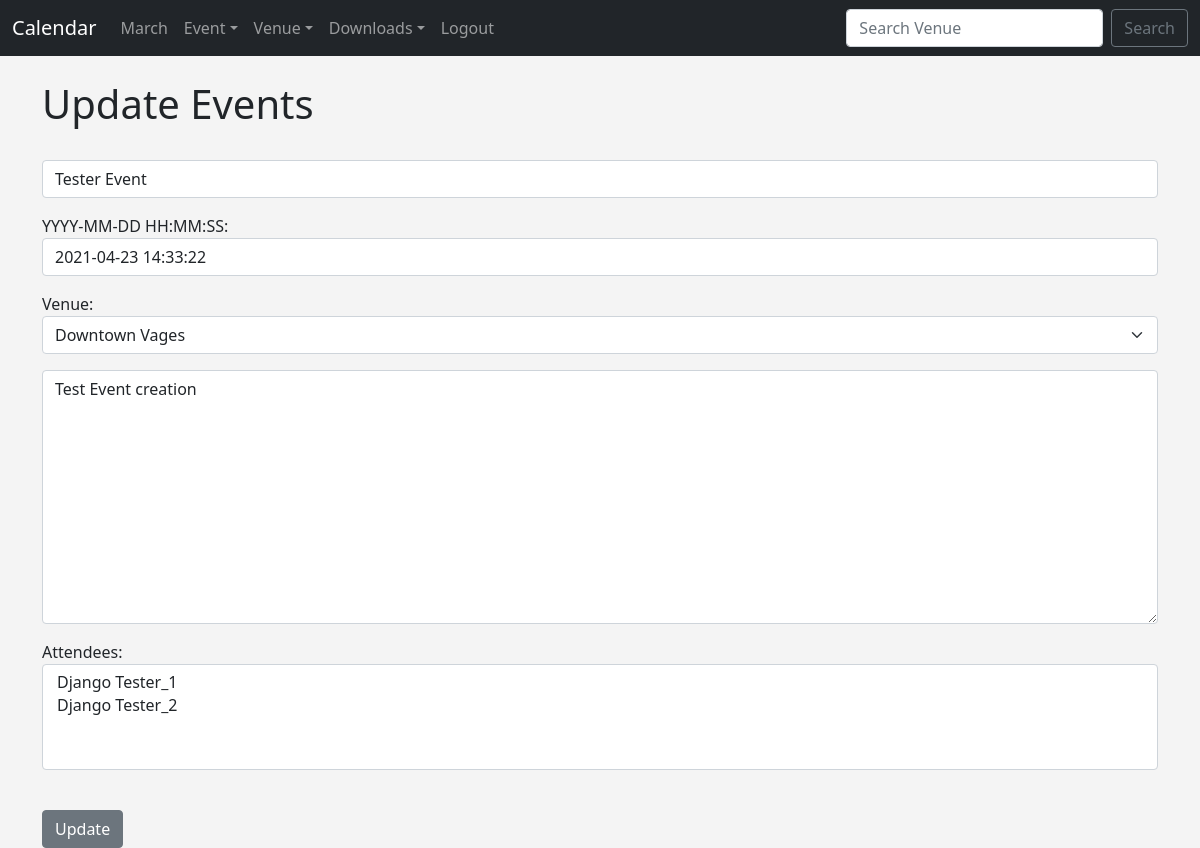
The app's page /update_event/4 (signed in), older data.
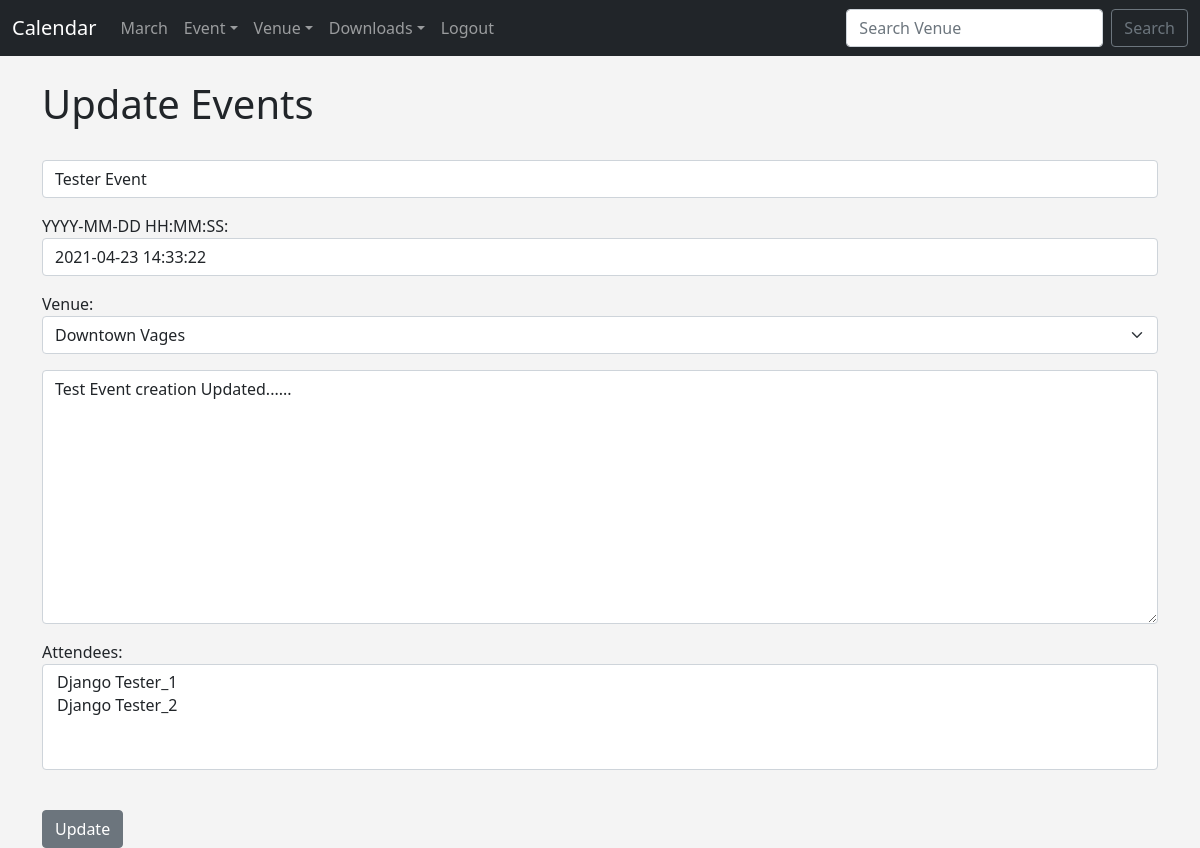
The same page, newer data.
### events/models.py (models this page shows, shortened)
class Event(models.Model):
    name = models.CharField('Event Name', max_length=122)
    event_date = models.DateTimeField('Event Date', )
    venue = models.ForeignKey(Venue, blank=True, null=True, on_delete=models.CASCADE)
    manager = models.ForeignKey(users, blank=True, null=True, on_delete=models.SET_NULL)
    description = models.TextField(blank = True)
    attendees = models.ManyToManyField(User, blank= True)

class Venue(models.Model):
    name = models.CharField('Venue Name', max_length=122)
    address = models.CharField(max_length=300)
    zip_code = models.CharField('Zip Code', max_length=122)
    phone = models.CharField('Contact Phone', max_length=122, blank=True)
    web = models.URLField('Website Address', blank=True)
    email_address = models.EmailField('Email Address', blank=True)
    owner = models.IntegerField("Venue Owner", blank=False, default=1)
    def __str__(self):
        return self.name

### events/views.py (the view)
# urls.py: path('update_event/<event_id>', views.update_event, name="update_event"),
def update_event(request, event_id):
    event = Event.objects.get(pk=event_id)
    if request.user.is_superuser:
        form = EventFormAdmin(request.POST or None, instance=event)
    else:
        form = EventForm(request.POST or None, instance=event)
    if form.is_valid():
        form.save()
        return redirect('list-events')
    return render(request,
        "events/update_event.html",
        {
            "event": event,
            "form": form,
        })

### events/forms.py
class EventForm(ModelForm):
    class Meta:
        model = Event
        fields = ('name', 'event_date', 'venue', 'description', 'attendees')
        labels = {
            'name': '',
            'event_date': 'YYYY-MM-DD HH:MM:SS',
            'venue': 'Venue',
            'description': '',
            'attendees': 'Attendees',
        }
        widgets = {
            'name': forms.TextInput(attrs={'class': 'form-control', 'placeholder': 'Event Name'}),
            'event_date': forms.TextInput(attrs={'class': 'form-control', 'placeholder': 'Event Date'}),
            'venue': forms.Select(attrs={'class': 'form-select', 'placeholder': 'Venue'}),
            'description': forms.Textarea(attrs={'class': 'form-control', 'placeholder': 'Description'}),
            'attendees': forms.SelectMultiple(attrs={'class': 'form-control', 'placeholder': 'Attendees'}),
        }

### events/models.py (called while the page is built)
    def __str__(self):
        return self.first_name + ' ' + self.last_name

### events/templates/events/update_event.html (shortened to what this page needs)
{% extends 'events/base.html' %}
{% block content %}
{% if user.is_authenticated %}
    {% if user == event.manager %}
        <h1>Update Events</h1>
        <br>
        <form action="" method=POST>
            {{ form.as_p }}
            <br>
            <input type="submit" value="Update"
                class="btn btn-secondary">
        </form>
    {% else %}
        <h2> Access Denied</h2>
        <p>Only the event manager can update the events</p>
    {% endif %}
{% else %}
    <h1>Sorry! You Must Be Logged In to View This Page...</h1>
    <a href="{% url 'login' %}">Login Here</a>
{% endif %}
{% endblock%}

Row changes from the older to the newer data that the page shows:
changed Event "Downtown Vages": description "Test Event creation" → "Test Event creation Updated......"
